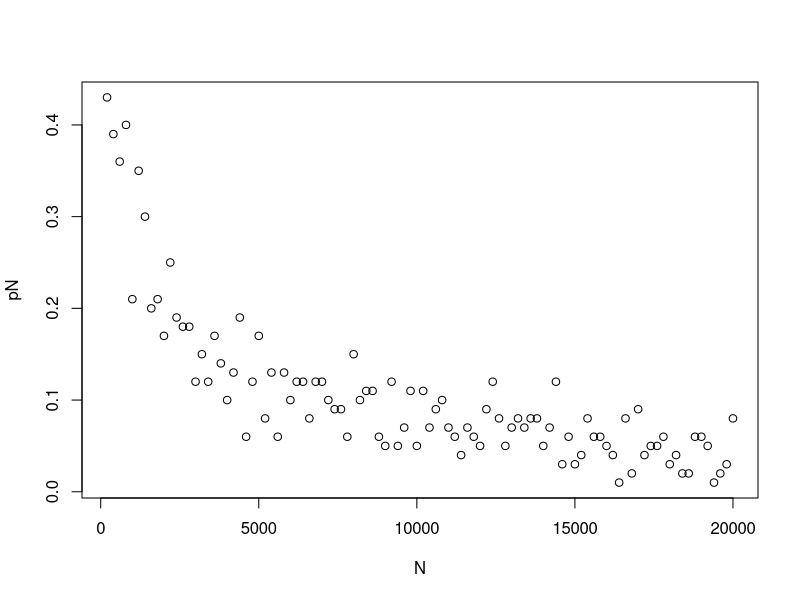

R code for this plot:
## ---- chunk 1
#1a)
n <- 10
size <- 100
pi1 <- 0.1
pi2 <- 0.2
pi3 <- 0.3
pi4 <- 0.4

set.seed(101)
table <- rmultinom(n, size, prob=c(pi1=pi1, pi2=pi2, pi3=pi3, pi4=pi4))

#print table
table

## ---- chunk 2
#1b) Find chisquared test statisic
expectation = c(10,20,30,40)
chisq_v <- vector()
for (i in 1:10) {
  #pearson χ2, compute summation of (n_ij-expected)^2/expected for each observation
  chisq <- sum(((table[,i]-expectation)^2)/expectation)
  chisq_v <- c(chisq_v, chisq)
}
chisq_df <- data.frame(chisq_v)
row.names(chisq_df) <- 1:10
chisq_df
## ---- chunk 3
#1c)
Gsq_v <- vector()
count <- 1:10
for (i in 1:10) {
  #find G2 for each observation
  Gsq <- 2*sum(table[,i]*log(table[,i]/expectation))
  Gsq_v <- c(Gsq_v, Gsq)
}

#display results
Gsq_df <- data.frame(Gsq_v)
row.names(Gsq_df) <- 1:10
Gsq_df
## ---- chunk 4
#1d) 
#compute differences  |χ2 − G2|
diff <- abs(chisq_v - Gsq_v)

#display all data
output <- cbind(chisq_df, Gsq_df, diff)
output

## ---- chunk 5
#1e)
sum(diff>0.05)/10
## ---- chunk 6
#1f) 
# n=100. With n=100,calculate pN for N = 200, 400, 600, · · · 20000 

#setup
new_n <- 100
new_size <- seq(200, 20000, 200)
set.seed(101)
pN_output <- vector()
diff_temp <- vector()

for (i in new_size) {
  #generate observations with new n
  new_table <- rmultinom(new_n, i, prob=c(pi1=pi1, pi2=pi2, pi3=pi3, pi4=pi4))  
  new_expectation <- c(pi1*i, pi2*i, pi3*i, pi4*i)
  
  for (j in 1:new_n) {
    
    #find χ2
    new_chisq <- sum(((new_table[,j]-new_expectation)^2)/new_expectation)
    #find G2
    new_Gsq <- 2*sum(new_table[,j]*log(new_table[,j]/new_expectation))
   
    #store their difference
    diff_temp[j] <- abs(new_chisq - new_Gsq)
  }
  
  #get and store pN for each new_n
  pN_output[i/200] <- sum(diff_temp>0.05)/new_n
  
  #reset temporary variables
  diff_temp <- vector()
  new_expectation <- vector()
}
output <- cbind(new_size, pN_output)
output
plot(output, xlab="N", ylab="pN")

